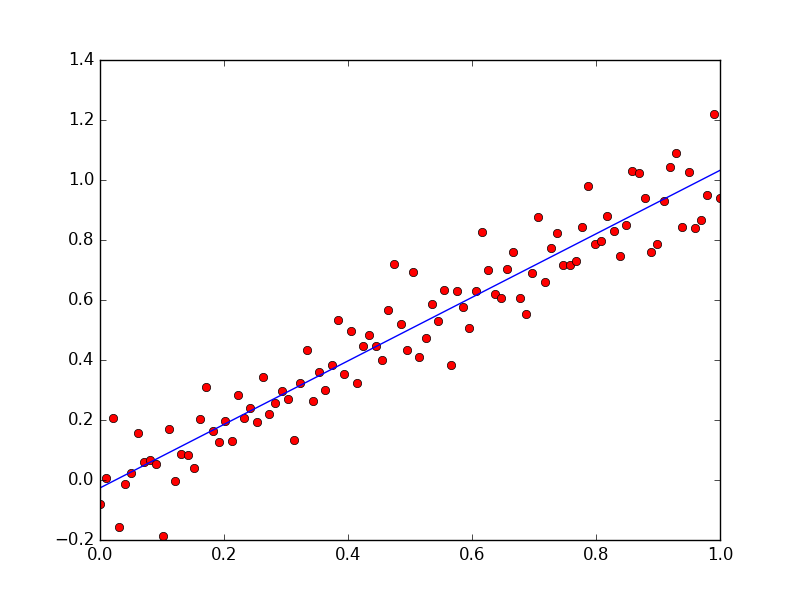

This chart was generated by the following Python code:
from tensorprob import Model, Parameter, Normal

with Model() as model:
    a = Parameter()
    b = Parameter()
    sigma = Parameter(lower=0)
    X = Parameter()
    y = Normal(a * X + b, sigma)

model.observed(X, y)
model.assign({
    a: 2,
    b: 2,
    sigma: 10,
})

import numpy as np
xs = np.linspace(0, 1, 100)
ys = 1 * xs + 0 +  np.random.normal(0, .1, len(xs))

print(model.fit(xs, ys))
import matplotlib.pyplot as plt
plt.plot(xs, ys, 'ro')
x_ = np.linspace(0, 1, 200)
plt.plot(x_, model.state[a] * x_ + model.state[b], 'b-')
plt.show()
